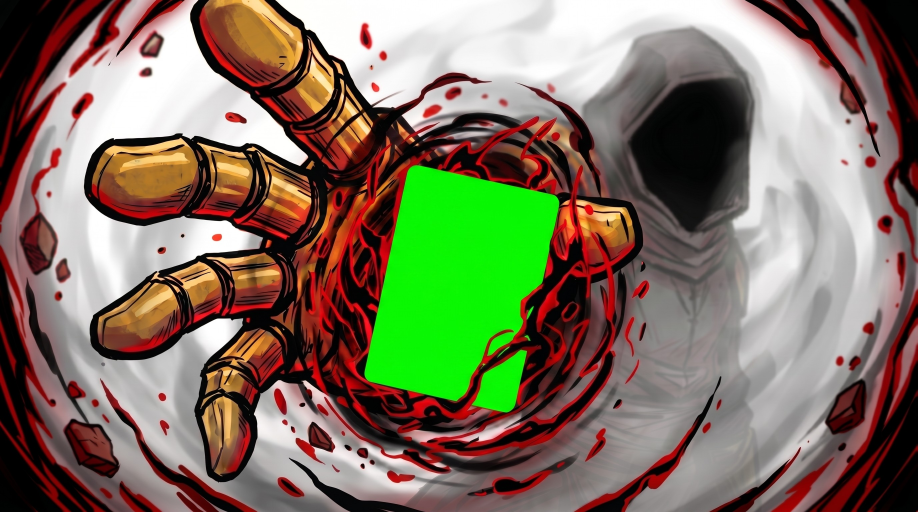
#> input picture assets/bg/gauntlet-stage.jpg, 2752 x 1536 px, given in place of image-a248900f-55cd-4942-9fb2-33c749bcce49.png, which was not available (shown at 1/3 size)
$ python gauntlet-extract.py
#> lines starting #> are read from the running program, lines starting #| are printed output that depends on the picture; after the words box and inside, x2 and y2 are one past the last pixel; in counts of white or black regions, pixels touching at a corner belong together; pictures that were not available may be replaced by others from this repository, and a replacement may not be noted
# gauntlet-extract.py — build the layered set-piece assets for gauntlet.html.
#
# Inputs (Downloads):
#   master: image-a248900f-... (scene WITH front tendrils, green card)
#   plate:  gauntlet-plate.png (same scene, front tendrils REMOVED)  [optional]
#
# Outputs (assets/bg/):
#   gauntlet-plate.jpg   — the background plate the card sits on
#   gauntlet-front.png   — the front tendrils with TRUE soft alpha
#   gauntlet-geom.json   — card rect + front-layer crop offsets
#
# With a real plate, the front layer comes from DIFFERENCE MATTING (wherever
# master and plate differ IS the front element, alpha = how strongly they
# differ). Without one, we synthesize a stand-in plate by inpainting the
# master under the v7 front mask (good enough to run the living rig).
import json
import os
import numpy as np
import cv2

MASTER = r"C:\Users\P\Downloads\image-a248900f-55cd-4942-9fb2-33c749bcce49.png"
PLATE_IN = r"C:\Users\P\Downloads\gauntlet-plate.png"
OUT = os.path.join(os.path.dirname(os.path.dirname(os.path.abspath(__file__))), "assets", "bg")

img = cv2.imread(MASTER)
#> img is the input picture: shape (1536, 2752, 3); mean B, G, R 95.8, 116.9, 126.3
h, w = img.shape[:2]
#> h = 1536; w = 2752
b, g, r = img[:, :, 0].astype(int), img[:, :, 1].astype(int), img[:, :, 2].astype(int)
green = (g > 120) & (g > r * 16 // 10) & (g > b * 16 // 10)
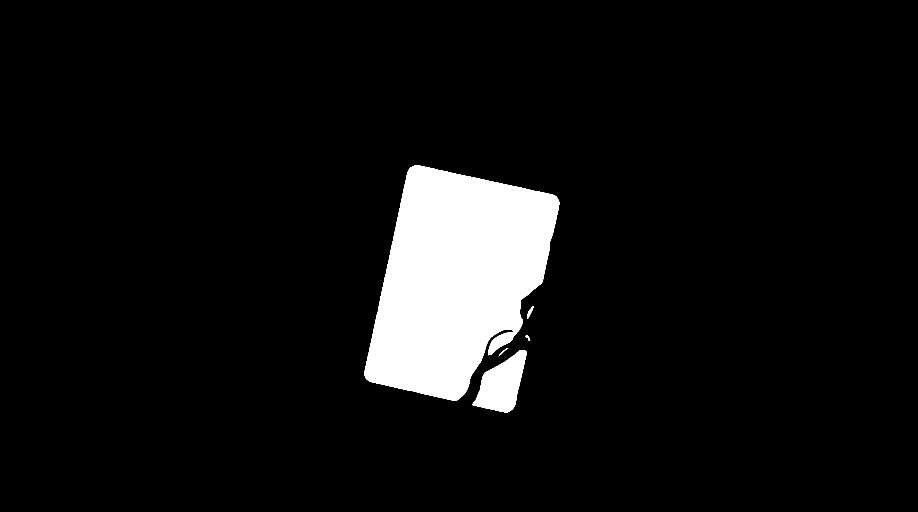
#> green: shape (1536, 2752) bool (shown at 1/3 size); 6.9% white; 5 white regions, box (x1, y1, x2, y2) and area: (1093, 496, 1678, 1203) 273521, (1417, 1050, 1580, 1237) 17234, (1581, 919, 1601, 956) 255, (1575, 1006, 1591, 1022) 97, (1496, 1044, 1525, 1069) 94
gmask = (green * 255).astype(np.uint8)
gclean = cv2.morphologyEx(gmask, cv2.MORPH_OPEN, np.ones((5, 5), np.uint8))
#> gclean: shape (1536, 2752); 6.9% white; 4 white regions
cnts, _ = cv2.findContours(gclean, cv2.RETR_EXTERNAL, cv2.CHAIN_APPROX_SIMPLE)
#> cnts = 4 contours; box (x1, y1, x2, y2) and area: (1094, 496, 1678, 1203) 272401, (1418, 1050, 1580, 1237) 16972, (1582, 924, 1598, 951) 178, (1578, 1007, 1586, 1014) 37
big = max(cnts, key=cv2.contourArea)
#> big = contour of 1040 points, box (x1, y1, x2, y2) (1094, 496, 1678, 1203), area 272401
(cx, cy), (rw, rh), ang = cv2.minAreaRect(big)
#> cx = 1384.4; cy = 865.2; rw = 667.6; rh = 466.3; ang = -77.72
if rw > rh:
    rw, rh = rh, rw
#> rw = 466.3; rh = 667.6
    ang += 90
#> ang = 12.28

have_plate = os.path.exists(PLATE_IN)
if have_plate:
    plate = cv2.imread(PLATE_IN)
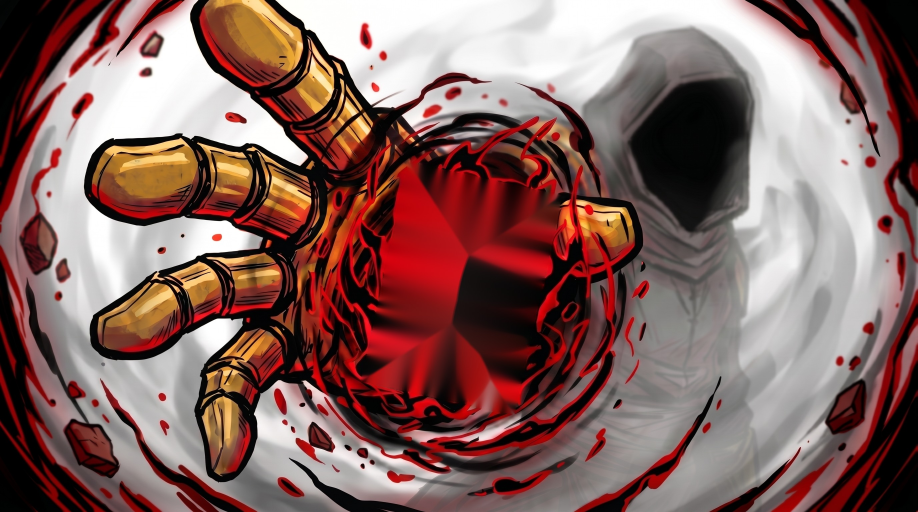
#> input picture assets/bg/gauntlet-plate.jpg, 2752 x 1536 px, given in place of gauntlet-plate.png, which was not available (shown at 1/3 size)
#> plate is the input picture: shape (1536, 2752, 3); mean B, G, R 96.8, 100.8, 133.7
    if plate.shape[:2] != (h, w):
        plate = cv2.resize(plate, (w, h), interpolation=cv2.INTER_LANCZOS4)
    # difference matte: |master - plate| -> front alpha (soft, real edges)
    diff = np.abs(img.astype(int) - plate.astype(int)).max(axis=2)
    alpha = np.clip((diff - 12) * (255.0 / 60.0), 0, 255).astype(np.uint8)
    # keep only meaningful clusters (kill generator re-render noise)
    hard = (alpha > 90).astype(np.uint8) * 255
#> hard: shape (1536, 2752); 7.3% white; 9 white regions (4 under 20 px), largest, box (x1, y1, x2, y2) and area: (1083, 492, 1682, 1241) 309748, (1415, 1185, 1427, 1203) 81, (1419, 1112, 1434, 1130) 67, (1409, 1145, 1416, 1163) 50, (1222, 492, 1232, 500) 41
    hard = cv2.morphologyEx(hard, cv2.MORPH_OPEN, np.ones((5, 5), np.uint8))
#> hard: shape (1536, 2752); 7.3% white; 2 white regions, box (x1, y1, x2, y2) and area: (1084, 493, 1680, 1240) 309352, (1485, 1071, 1491, 1078) 40
    nn, ll, stats, _ = cv2.connectedComponentsWithStats(hard, connectivity=8)
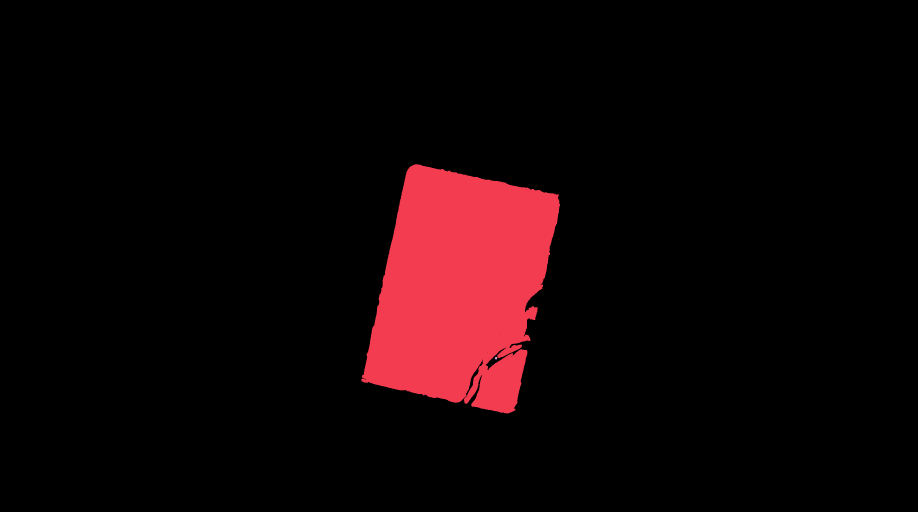
#> ll: shape (1536, 2752) int32 (shown at 1/3 size); 3 distinct labels, from 0 to 2; one colour per label, 0 black
#> nn = 3; stats = [[0, 0, 2752, 1536, 3917680], [1084, 493, 596, 747, 309352], [1485, 1071, 6, 7, 40]]
    keepmask = np.zeros((h, w), np.uint8)
    for i in range(1, nn):
        if stats[i, cv2.CC_STAT_AREA] >= 400:
            keepmask[ll == i] = 255
#> keepmask: shape (1536, 2752); 7.3% white; 1 white region, box (x1, y1, x2, y2) and area: (1084, 493, 1680, 1240) 309352
    keepmask = cv2.dilate(keepmask, np.ones((9, 9), np.uint8))
#> keepmask: shape (1536, 2752); 7.7% white; 1 white region, box (x1, y1, x2, y2) and area: (1080, 489, 1684, 1244) 323763
    alpha[keepmask == 0] = 0
    # never front-matte the green itself (card region shows the live card)
    alpha[cv2.dilate(gmask, np.ones((3, 3), np.uint8)) > 0] = 0
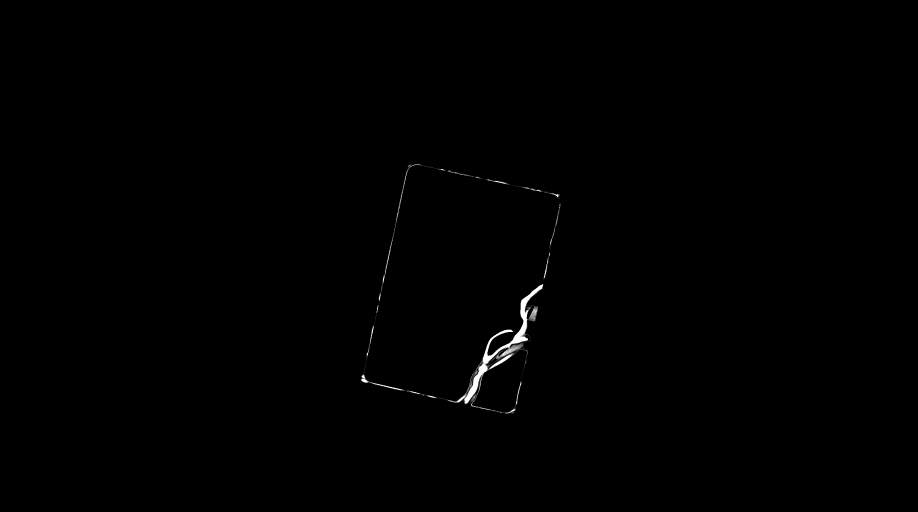
#> alpha: shape (1536, 2752) (shown at 1/3 size); min 0, max 255, mean 0.8
    front_rgb = img
    plate_out = plate
    mode = "difference-matte (real plate)"
else:
    # stand-in: v7 rule for the mask, inpaint the master underneath it
    rect = np.zeros((h, w), np.uint8)
    box = cv2.boxPoints(((cx, cy), (rw, rh), ang)).astype(np.int32)
    cv2.fillConvexPoly(rect, box, 255)
    green_d = cv2.dilate(gmask, np.ones((3, 3), np.uint8)) > 0
    occ = ((rect > 0) & ~green_d).astype(np.uint8) * 255
    occ = cv2.morphologyEx(occ, cv2.MORPH_OPEN, np.ones((3, 3), np.uint8))
    alpha = cv2.GaussianBlur(occ, (3, 3), 0)
    inp_mask = cv2.dilate(occ, np.ones((7, 7), np.uint8))
    plate_out = cv2.inpaint(img, inp_mask, 7, cv2.INPAINT_TELEA)
    front_rgb = img
    mode = "stand-in (inpainted plate; drop gauntlet-plate.png in Downloads for the real one)"

# crop the front layer to its bbox
ys, xs = np.nonzero(alpha)
if len(xs):
    fx0, fy0 = max(0, xs.min() - 4), max(0, ys.min() - 4)
#> fx0 = 1077; fy0 = 487
    fx1, fy1 = min(w, xs.max() + 4), min(h, ys.max() + 4)
#> fx1 = 1686; fy1 = 1245
else:
    fx0 = fy0 = 0; fx1 = fy1 = 4
front = np.dstack([front_rgb[fy0:fy1, fx0:fx1], alpha[fy0:fy1, fx0:fx1]])
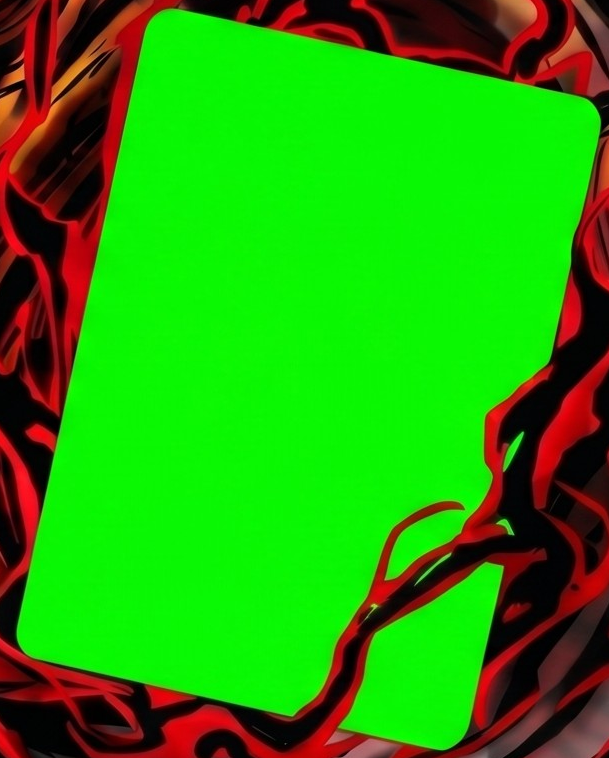
#> front: shape (758, 609, 4); mean B, G, R, A 6.6, 161.5, 38.1, 7.4
cv2.imwrite(os.path.join(OUT, "gauntlet-front.png"), front)

# erase the green card from the plate — its geometry is captured in the JSON,
# and the parallax shifts layers against each other, so any green left in the
# plate would peek out from behind the live card. Fill it from the socket.
pg = plate_out
pb, pgc, pr = pg[:, :, 0].astype(int), pg[:, :, 1].astype(int), pg[:, :, 2].astype(int)
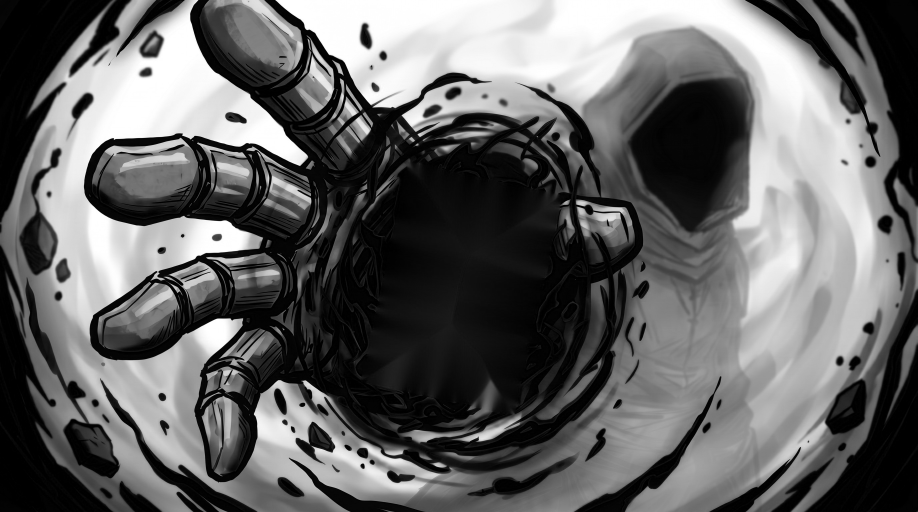
#> pgc: shape (1536, 2752) int64 (shown at 1/3 size); min 0, max 255, mean 100.8
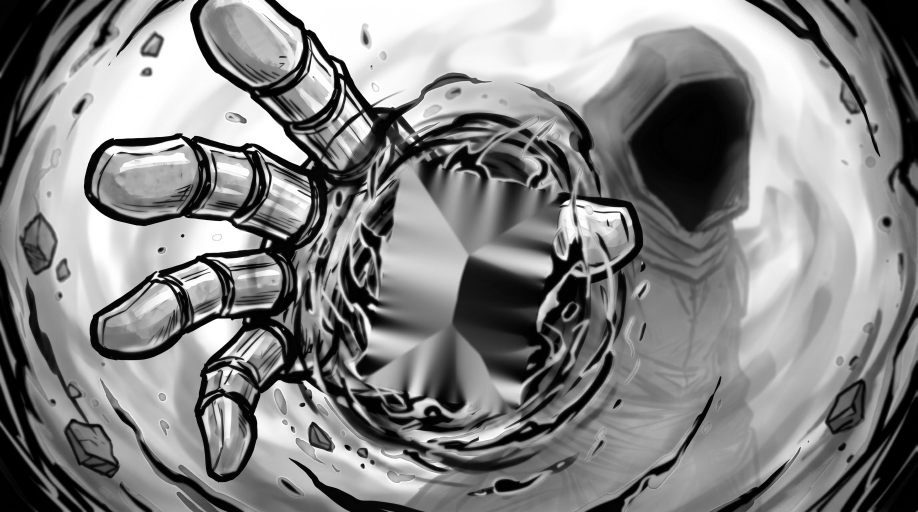
#> pr: shape (1536, 2752) int64 (shown at 1/3 size); min 0, max 255, mean 133.7
pgreen = ((pgc > 110) & (pgc > pr * 14 // 10) & (pgc > pb * 14 // 10)).astype(np.uint8) * 255
#> pgreen: shape (1536, 2752); every value is 0
pgreen = cv2.dilate(pgreen, np.ones((9, 9), np.uint8))
plate_out = cv2.inpaint(pg, pgreen, 9, cv2.INPAINT_TELEA)
cv2.imwrite(os.path.join(OUT, "gauntlet-plate.jpg"), plate_out, [cv2.IMWRITE_JPEG_QUALITY, 91])

geom = {
    "imgW": w, "imgH": h,
    "card": {"cx": round(cx, 2), "cy": round(cy, 2), "w": round(rw, 2), "h": round(rh, 2), "angle": round(ang, 3)},
    "front": {"x": int(fx0), "y": int(fy0), "w": int(fx1 - fx0), "h": int(fy1 - fy0)},
}
with open(os.path.join(OUT, "gauntlet-geom.json"), "w") as f:
    json.dump(geom, f)
print(mode)
print(json.dumps(geom))
#| {"imgW": 2752, "imgH": 1536, "card": {"cx": 1384.41, "cy": 865.2, "w": 466.28, "h": 667.57, "angle": 12.282}, "front": {"x": 1077, "y": 487, "w": 609, "h": 758}}
